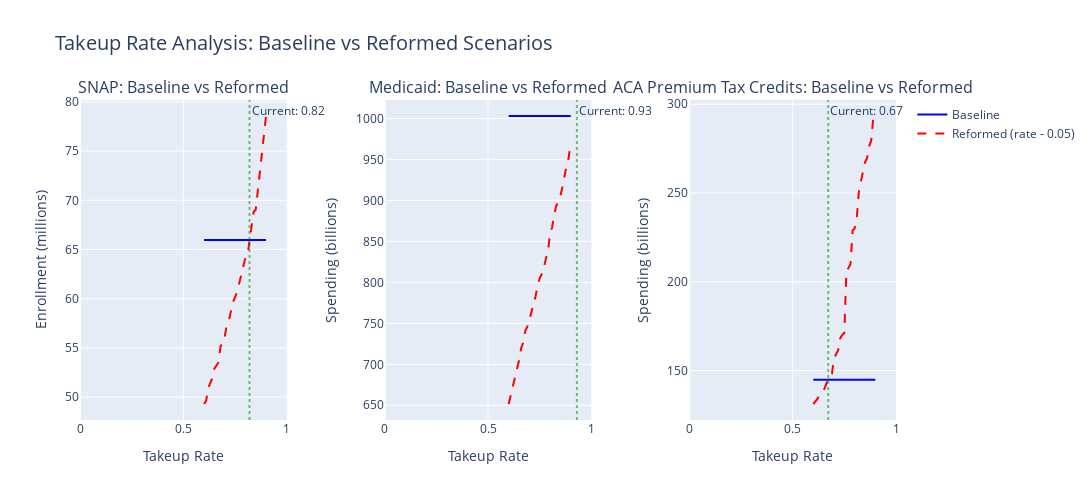

Notebook code for this chart:
### Code cell
for idx, program in enumerate(programs):
    df = results[program]
    col = idx + 1
    
    # Add baseline line
    fig1.add_trace(
        go.Scatter(
            x=df['takeup_rate'],
            y=df['baseline_metric'],
            mode='lines',
            name='Baseline',
            line=dict(color='blue', width=2),
            showlegend=(idx == 0),
            hovertemplate='Takeup Rate: %{x:.2f}<br>' + y_labels[program] + ': %{y:.2f}<extra></extra>'
        ),
        row=1, col=col
    )
    
    # Add reformed line
    fig1.add_trace(
        go.Scatter(
            x=df['takeup_rate'],
            y=df['reformed_metric'],
            mode='lines',
            name='Reformed (rate - 0.05)',
            line=dict(color='red', width=2, dash='dash'),
            showlegend=(idx == 0),
            hovertemplate='Takeup Rate: %{x:.2f}<br>' + y_labels[program] + ': %{y:.2f}<extra></extra>'
        ),
        row=1, col=col
    )
    
    # Add vertical line for baseline takeup rate
    fig1.add_vline(
        x=baseline_takeup_rates[program],
        line_dash="dot",
        line_color="green",
        opacity=0.5,
        annotation_text=f"Current: {baseline_takeup_rates[program]:.2f}",
        annotation_position="top right",
        row=1, col=col
    )
    
    # Update axes
    fig1.update_xaxes(title_text="Takeup Rate", range=[0, 1], row=1, col=col)
    fig1.update_yaxes(title_text=y_labels[program], row=1, col=col)

# Update layout for first figure
fig1.update_layout(
    title_text="Takeup Rate Analysis: Baseline vs Reformed Scenarios",
    title_font_size=20,
    height=500,
    width=1400,
    hovermode='x unified'
)

### Figure 1 — Plotly figure (JSON) as saved in the notebook; plotly's stock layout.template omitted (floating-point values rounded to 4 significant figures)
{"data": [{"hovertemplate": "Takeup Rate: %{x:.2f}<br>Enrollment (millions): %{y:.2f}<extra></extra>", "line": {"color": "blue", "width": 2}, "mode": "lines", "name": "Baseline", "showlegend": true, "type": "scatter", "x": [0.6, 0.61, 0.62, 0.63, 0.64, 0.65, 0.66, 0.67, 0.68, 0.69, 0.7, 0.71, 0.72, 0.73, 0.74, 0.75, 0.76, 0.77, 0.78, 0.79, 0.8, 0.81, 0.82, 0.83, 0.84, 0.85, 0.86, 0.87, 0.88, 0.89, 0.9], "xaxis": "x", "y": [65.97, 65.97, 65.97, 65.97, 65.97, 65.97, 65.97, 65.97, 65.97, 65.97, 65.97, 65.97, 65.97, 65.97, 65.97, 65.97, 65.97, 65.97, 65.97, 65.97, 65.97, 65.97, 65.97, 65.97, 65.97, 65.97, 65.97, 65.97, 65.97, 65.97, 65.97], "yaxis": "y"}, {"hovertemplate": "Takeup Rate: %{x:.2f}<br>Enrollment (millions): %{y:.2f}<extra></extra>", "line": {"color": "red", "dash": "dash", "width": 2}, "mode": "lines", "name": "Reformed (rate - 0.05)", "showlegend": true, "type": "scatter", "x": [0.6, 0.61, 0.62, 0.63, 0.64, 0.65, 0.66, 0.67, 0.68, 0.69, 0.7, 0.71, 0.72, 0.73, 0.74, 0.75, 0.76, 0.77, 0.78, 0.79, 0.8, 0.81, 0.82, 0.83, 0.84, 0.85, 0.86, 0.87, 0.88, 0.89, 0.9], "xaxis": "x", "y": [49.31, 49.62, 50.93, 51.34, 51.93, 52.91, 53.19, 53.53, 55.2, 55.39, 56.14, 57.35, 57.78, 58.75, 59.65, 60.15, 60.69, 61.55, 62.36, 63.35, 64.14, 64.37, 65.97, 67.24, 68.83, 69.04, 70.99, 72.62, 74.26, 76.18, 78.56], "yaxis": "y"}, {"hovertemplate": "Takeup Rate: %{x:.2f}<br>Spending (billions): %{y:.2f}<extra></extra>", "line": {"color": "blue", "width": 2}, "mode": "lines", "name": "Baseline", "showlegend": false, "type": "scatter", "x": [0.6, 0.61, 0.62, 0.63, 0.64, 0.65, 0.66, 0.67, 0.68, 0.69, 0.7, 0.71, 0.72, 0.73, 0.74, 0.75, 0.76, 0.77, 0.78, 0.79, 0.8, 0.81, 0.82, 0.83, 0.84, 0.85, 0.86, 0.87, 0.88, 0.89, 0.9], "xaxis": "x2", "y": [1003.0, 1003.0, 1003.0, 1003.0, 1003.0, 1003.0, 1003.0, 1003.0, 1003.0, 1003.0, 1003.0, 1003.0, 1003.0, 1003.0, 1003.0, 1003.0, 1003.0, 1003.0, 1003.0, 1003.0, 1003.0, 1003.0, 1003.0, 1003.0, 1003.0, 1003.0, 1003.0, 1003.0, 1003.0, 1003.0, 1003.0], "yaxis": "y2"}, {"hovertemplate": "Takeup Rate: %{x:.2f}<br>Spending (billions): %{y:.2f}<extra></extra>", "line": {"color": "red", "dash": "dash", "width": 2}, "mode": "lines", "name": "Reformed (rate - 0.05)", "showlegend": false, "type": "scatter", "x": [0.6, 0.61, 0.62, 0.63, 0.64, 0.65, 0.66, 0.67, 0.68, 0.69, 0.7, 0.71, 0.72, 0.73, 0.74, 0.75, 0.76, 0.77, 0.78, 0.79, 0.8, 0.81, 0.82, 0.83, 0.84, 0.85, 0.86, 0.87, 0.88, 0.89, 0.9], "xaxis": "x2", "y": [651.6, 661.8, 672.9, 685.3, 695.9, 704.7, 719.2, 726.4, 740.5, 745.9, 753.9, 763.8, 771.4, 783.0, 795.8, 804.9, 810.2, 817.4, 828.9, 837.0, 860.0, 867.0, 882.3, 893.4, 897.5, 905.0, 916.3, 930.3, 942.6, 951.8, 971.2], "yaxis": "y2"}, {"hovertemplate": "Takeup Rate: %{x:.2f}<br>Spending (billions): %{y:.2f}<extra></extra>", "line": {"color": "blue", "width": 2}, "mode": "lines", "name": "Baseline", "showlegend": false, "type": "scatter", "x": [0.6, 0.61, 0.62, 0.63, 0.64, 0.65, 0.66, 0.67, 0.68, 0.69, 0.7, 0.71, 0.72, 0.73, 0.74, 0.75, 0.76, 0.77, 0.78, 0.79, 0.8, 0.81, 0.82, 0.83, 0.84, 0.85, 0.86, 0.87, 0.88, 0.89, 0.9], "xaxis": "x3", "y": [144.8, 144.8, 144.8, 144.8, 144.8, 144.8, 144.8, 144.8, 144.8, 144.8, 144.8, 144.8, 144.8, 144.8, 144.8, 144.8, 144.8, 144.8, 144.8, 144.8, 144.8, 144.8, 144.8, 144.8, 144.8, 144.8, 144.8, 144.8, 144.8, 144.8, 144.8], "yaxis": "y3"}, {"hovertemplate": "Takeup Rate: %{x:.2f}<br>Spending (billions): %{y:.2f}<extra></extra>", "line": {"color": "red", "dash": "dash", "width": 2}, "mode": "lines", "name": "Reformed (rate - 0.05)", "showlegend": false, "type": "scatter", "x": [0.6, 0.61, 0.62, 0.63, 0.64, 0.65, 0.66, 0.67, 0.68, 0.69, 0.7, 0.71, 0.72, 0.73, 0.74, 0.75, 0.76, 0.77, 0.78, 0.79, 0.8, 0.81, 0.82, 0.83, 0.84, 0.85, 0.86, 0.87, 0.88, 0.89, 0.9], "xaxis": "x3", "y": [131.1, 132.3, 134.0, 136.2, 136.9, 138.7, 142.2, 144.6, 147.4, 148.2, 156.8, 159.2, 161.4, 168.1, 170.1, 171.1, 206.2, 207.7, 210.0, 228.8, 230.2, 235.4, 250.4, 256.3, 262.6, 267.3, 269.6, 276.3, 279.5, 292.6, 293.4], "yaxis": "y3"}], "layout": {"annotations": [{"font": {"size": 16}, "showarrow": false, "text": "SNAP: Baseline vs Reformed", "x": 0.1267, "xanchor": "center", "xref": "paper", "y": 1, "yanchor": "bottom", "yref": "paper"}, {"font": {"size": 16}, "showarrow": false, "text": "Medicaid: Baseline vs Reformed", "x": 0.5, "xanchor": "center", "xref": "paper", "y": 1, "yanchor": "bottom", "yref": "paper"}, {"font": {"size": 16}, "showarrow": false, "text": "ACA Premium Tax Credits: Baseline vs Reformed", "x": 0.8733, "xanchor": "center", "xref": "paper", "y": 1, "yanchor": "bottom", "yref": "paper"}, {"showarrow": false, "text": "Current: 0.82", "x": 0.82, "xanchor": "left", "xref": "x", "y": 1, "yanchor": "top", "yref": "y domain"}, {"showarrow": false, "text": "Current: 0.93", "x": 0.93, "xanchor": "left", "xref": "x2", "y": 1, "yanchor": "top", "yref": "y2 domain"}, {"showarrow": false, "text": "Current: 0.67", "x": 0.672, "xanchor": "left", "xref": "x3", "y": 1, "yanchor": "top", "yref": "y3 domain"}], "height": 500, "hovermode": "x unified", "shapes": [{"line": {"color": "green", "dash": "dot"}, "opacity": 0.5, "type": "line", "x0": 0.82, "x1": 0.82, "xref": "x", "y0": 0, "y1": 1, "yref": "y domain"}, {"line": {"color": "green", "dash": "dot"}, "opacity": 0.5, "type": "line", "x0": 0.93, "x1": 0.93, "xref": "x2", "y0": 0, "y1": 1, "yref": "y2 domain"}, {"line": {"color": "green", "dash": "dot"}, "opacity": 0.5, "type": "line", "x0": 0.672, "x1": 0.672, "xref": "x3", "y0": 0, "y1": 1, "yref": "y3 domain"}], "title": {"font": {"size": 20}, "text": "Takeup Rate Analysis: Baseline vs Reformed Scenarios"}, "width": 1400, "xaxis": {"anchor": "y", "domain": [0, 0.2533], "range": [0, 1], "title": {"text": "Takeup Rate"}}, "xaxis2": {"anchor": "y2", "domain": [0.3733, 0.6267], "range": [0, 1], "title": {"text": "Takeup Rate"}}, "xaxis3": {"anchor": "y3", "domain": [0.7467, 1], "range": [0, 1], "title": {"text": "Takeup Rate"}}, "yaxis": {"anchor": "x", "domain": [0, 1], "title": {"text": "Enrollment (millions)"}}, "yaxis2": {"anchor": "x2", "domain": [0, 1], "title": {"text": "Spending (billions)"}}, "yaxis3": {"anchor": "x3", "domain": [0, 1], "title": {"text": "Spending (billions)"}}}}
